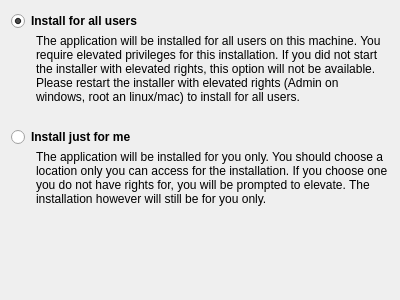
<?xml version="1.0" encoding="UTF-8"?>
<ui version="4.0">
 <class>UserPage</class>
 <widget class="QWidget" name="UserPage">
  <property name="geometry">
   <rect>
    <x>0</x>
    <y>0</y>
    <width>400</width>
    <height>300</height>
   </rect>
  </property>
  <property name="windowTitle">
   <string>Create Desktop Shortcut</string>
  </property>
  <layout class="QVBoxLayout" name="verticalLayout" stretch="0,0,0,0,0,0">
   <property name="spacing">
    <number>3</number>
   </property>
   <item>
    <widget class="QRadioButton" name="allUsersButton">
     <property name="font">
      <font>
       <weight>75</weight>
       <bold>true</bold>
      </font>
     </property>
     <property name="text">
      <string>Install for all users</string>
     </property>
     <property name="checked">
      <bool>true</bool>
     </property>
    </widget>
   </item>
   <item>
    <widget class="QLabel" name="allUsersLabel">
     <property name="text">
      <string>&lt;html&gt;&lt;head/&gt;&lt;body&gt;&lt;p&gt;The application will be installed for all users on this machine. You require elevated privileges for this installation. If you did not start the installer with elevated rights, this option will not be available. Please restart the installer with elevated rights (Admin on windows, root an linux/mac) to install for all users.&lt;/p&gt;&lt;/body&gt;&lt;/html&gt;</string>
     </property>
     <property name="wordWrap">
      <bool>true</bool>
     </property>
     <property name="indent">
      <number>25</number>
     </property>
    </widget>
   </item>
   <item>
    <spacer name="verticalSpacer_3">
     <property name="orientation">
      <enum>Qt::Vertical</enum>
     </property>
     <property name="sizeType">
      <enum>QSizePolicy::Fixed</enum>
     </property>
     <property name="sizeHint" stdset="0">
      <size>
       <width>20</width>
       <height>20</height>
      </size>
     </property>
    </spacer>
   </item>
   <item>
    <widget class="QRadioButton" name="meOnlyButton">
     <property name="font">
      <font>
       <weight>75</weight>
       <bold>true</bold>
      </font>
     </property>
     <property name="text">
      <string>Install just for me</string>
     </property>
    </widget>
   </item>
   <item>
    <widget class="QLabel" name="meOnlyLabel">
     <property name="text">
      <string>The application will be installed for you only. You should choose a location only you can access for the installation. If you choose one you do not have rights for, you will be prompted to elevate. The installation however will still be for you only.</string>
     </property>
     <property name="wordWrap">
      <bool>true</bool>
     </property>
     <property name="indent">
      <number>25</number>
     </property>
    </widget>
   </item>
   <item>
    <spacer name="verticalSpacer">
     <property name="orientation">
      <enum>Qt::Vertical</enum>
     </property>
     <property name="sizeHint" stdset="0">
      <size>
       <width>20</width>
       <height>40</height>
      </size>
     </property>
    </spacer>
   </item>
  </layout>
 </widget>
 <resources/>
 <connections/>
</ui>
